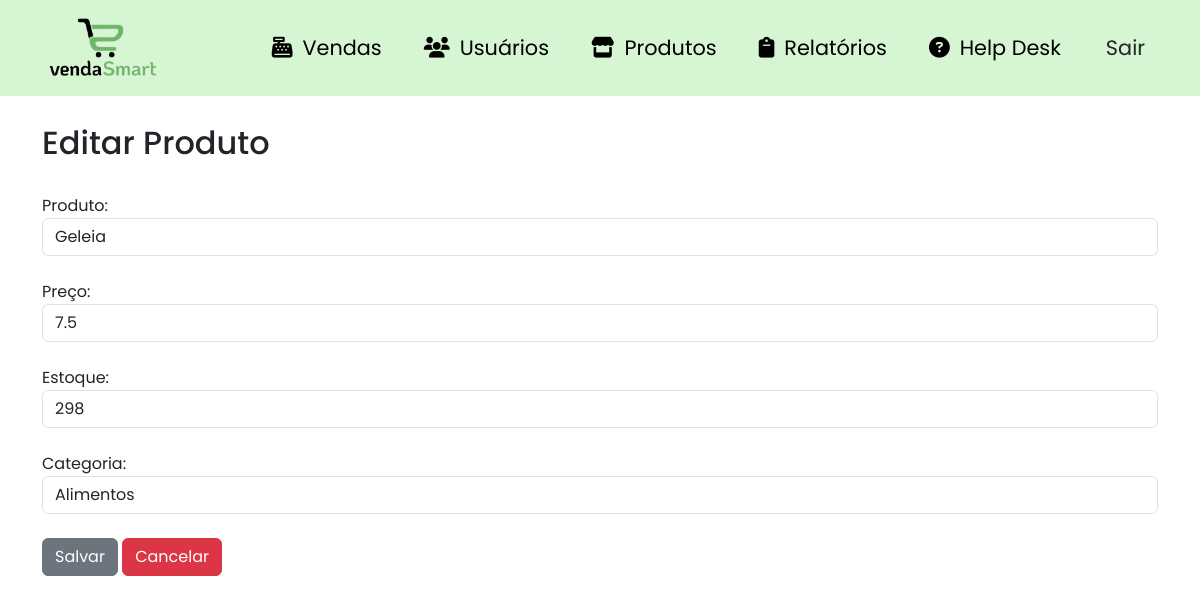
The page /editar-produto/1 (signed in) on the database as committed earlier.
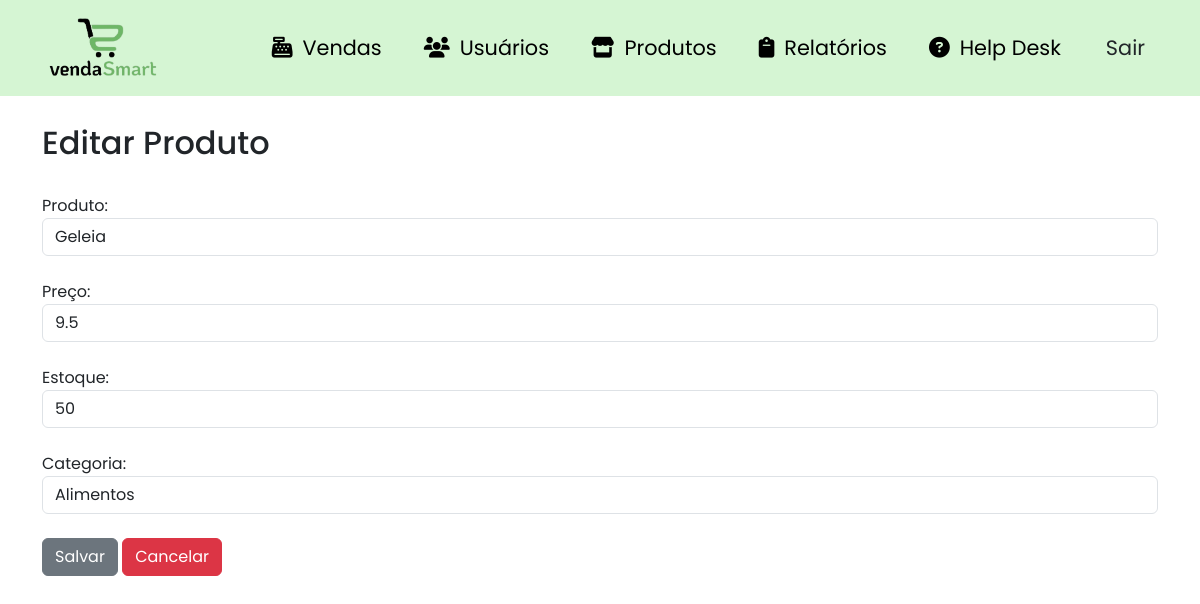
The same page on the database as committed later.
### site_atividade/models/__init__.py (models this page shows, shortened)
class Produtos(database.Model):
    id_produtos = database.Column(database.Integer, primary_key=True)
    produto = database.Column(database.String, nullable=False)
    marca = database.Column(database.String, nullable=False)
    preco_aquisicao = database.Column(database.Float, nullable=False)
    preco = database.Column(database.Float, nullable=False)
    estoque = database.Column(database.Integer, nullable=False)
    margem_lucro = database.Column(database.Float, nullable=True)
    categoria_fk = database.Column(database.Integer, database.ForeignKey('categoria.id_categoria'), nullable=False)
    venda = database.relationship('Venda', backref='produto')

class Categoria(database.Model):
    id_categoria = database.Column(database.Integer, primary_key=True)
    categoria = database.Column(database.String, nullable=False)
    produtos = database.relationship('Produtos', backref='categoria', lazy=True)

### site_atividade/routers/__init__.py (the view, shortened to what this page needs)
@app.route("/editar-produto/<int:id>", methods=['GET', 'POST'])
@login_required
def editar_produto(id):
    produto = Produtos.query.get(id)
    categorias = Categoria.query.all()
    return render_template('editar_produto.html', produto=produto, categorias=categorias)

### site_atividade/models/__init__.py (called while the page is built)
@login_manager.user_loader
def load_usuario(id_usuario):
    return Usuario.query.get(int(id_usuario))

### site_atividade/templates/editar_produto.html
{% extends 'base.html' %}
{% block body %}
<div class="container theme-showcase" role="main">
    <br>
    <div class="page-header">
        <h2 class="box-title col-md-12">Editar Produto</h2>
    </div>
    <br>
    <form method="post" action="{{ url_for('editar_produto', id=produto.id_produtos) }}">
        <div class="form-group">
            <label for="produto">Produto:</label>
            <input type="text" class="form-control" id="produto" name="produto" value="{{ produto.produto }}">
        </div>
        <br>
        <div class="form-group">
            <label for="preco">Preço:</label>
            <input type="number" class="form-control" id="preco" name="preco" step="0.01" min="0" value="{{ produto.preco }}">
        </div>
        <br>
        <div class="form-group">
            <label for="estoque">Estoque:</label>
            <input type="number" class="form-control" id="estoque" name="estoque" min="0" value="{{ produto.estoque }}">
        </div>
        <br>
        <div class="form-group">
            <label for="categoria">Categoria:</label>
            <select class="form-control" id="categoria" name="categoria_fk">
                {% for categoria in categorias %}
                <option value="{{ categoria.id_categoria }}" {% if produto.categoria_fk == categoria.id_categoria %}selected{% endif %}>{{ categoria.categoria }}</option>
                {% endfor %}
            </select>
        </div>
        <br>
        <button type="submit" class="btn btn-Secondary">Salvar</button>
        <a href="{{ url_for('produtos') }}" class="btn btn-Danger">Cancelar</a>
    </form>
</div>
{% endblock %}

Rows that differ between the two databases and show on the page:
changed Produtos "Geleia": preco "7.5" → "9.5"; estoque "298" → "50"
